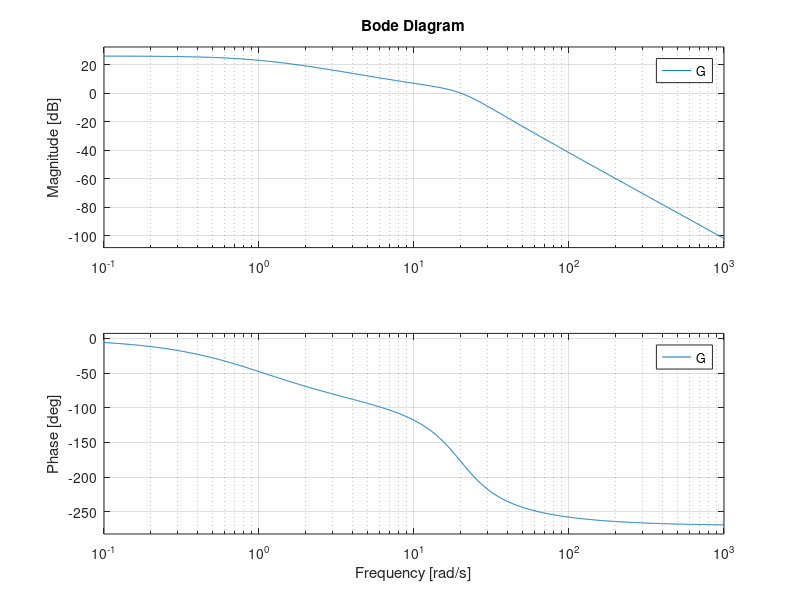
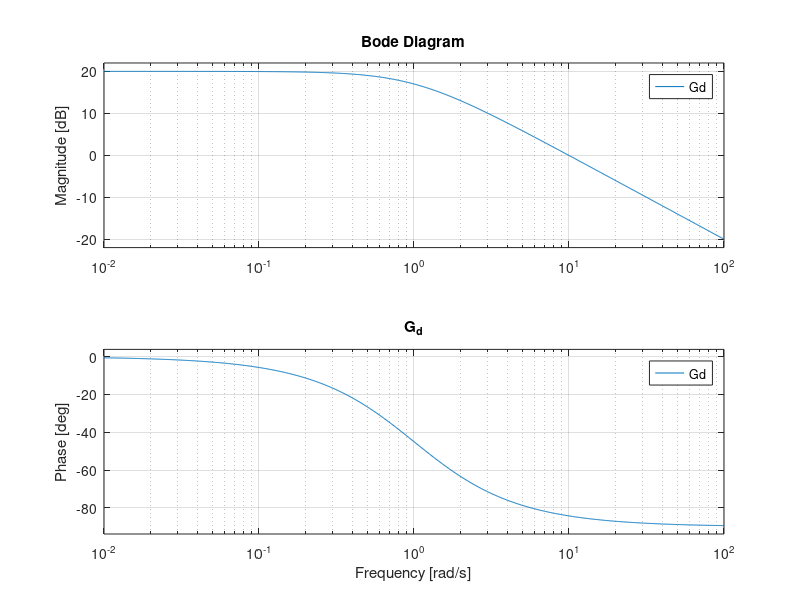
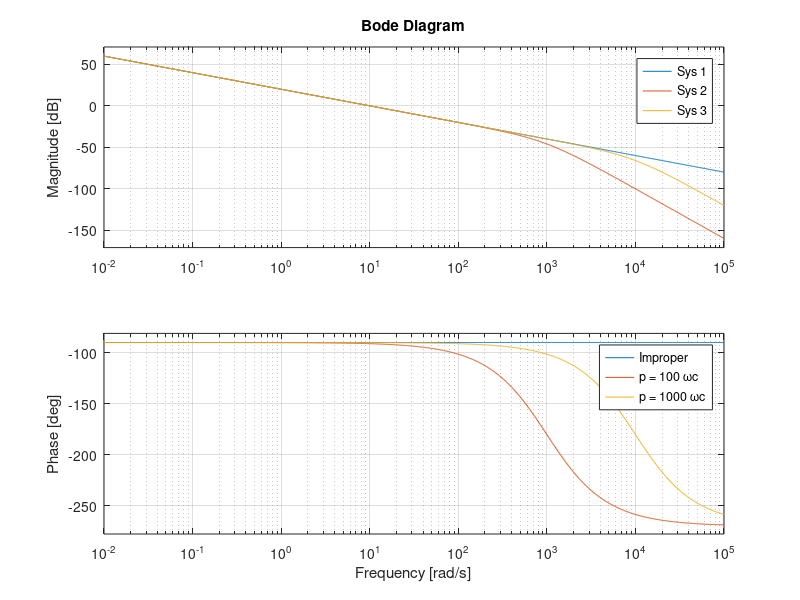

The MATLAB source for these figures, in order: (Note: this script raises an error after producing the figures.)
%% Task 4.2.1
% for which frew is control action needed? 
clear all
close all
s = tf('s');
G = 20/((s + 1)*((s/20)^2+s/20 + 1));
figure; bode(G); grid on 
Gd = 10/(s + 1);
figure;  bode(Gd); title('G_d'); grid on
wc = 9.95; % rad/s avlest fran bode av G

Fy = 1/G*wc/s;

p0 = 100*wc;
p1 = 1000*wc;

Fy0 = p0*p0*Fy/((s+p0)^2);
Fy1 = p1*p1*Fy/((s+p1)^2);


figure; bode(Fy*G,Fy0*G,Fy1*G); grid on; 
legend('Improper','p = 100 \omegac','p = 1000 \omegac'); 
lines = findobj(gcf,'Type','Line');
for i = 1:numel(lines)
  lines(i).LineWidth = 2.0;
end

figure(3); step(1/(1+Fy*G)*Gd, 1/(1+Fy0*G)*Gd,1/(1+Fy1*G)*Gd);
legend('Improper','p = 100 \omegac','p = 1000 \omegac'); 
lines = findobj(gcf,'Type','Line');
for i = 1:numel(lines)
  lines(i).LineWidth = 2.0;
end
%%
% we want abs(1/(1+Fy*G)*Gd) < 1
figure(4); 
bodemag( 1/(1+Fy0*G)*Gd,1/(1+Fy1*G)*Gd); legend('p = 100 \omegac','p = 1000 \omegac'); title('Closed loop < 1')
% we want |L|>|G_d| at frec in 0<wc
figure(5); 
bodemag(Fy0*G,Fy1*G,'r-.',Gd,'k.-.',[1,wc])
lines = findobj(gcf,'Type','Line');
for i = 1:numel(lines)
  lines(i).LineWidth = 2.0;
end
legend('L p = 100 \omegac','L p = 1000 \omegac', 'G_d'); title('abs(L) > abs(Gd) ');

%% 
wi = 6; % best performance! compared to 7 and 10 
figure(6); clf; hold on

% Fy = (s + wi)/s*1/G*Gd; %% which is improper so we add two poles
Fy2 = (s + wi)/s*1/G*Gd/((s+p1)^2)*p1^2;
subplot(2,1,1); hold on; step(1/(1+Fy2*G)*Gd);
subplot(2,1,2); hold on; bodemag(Fy2,inv(G)*Gd,[0.0001,10]);legend('Fy','1/G*Gd'); grid on;

lines = findobj(gcf,'Type','Line');
for i = 1:numel(lines)
  lines(i).LineWidth = 1.5;
end
figure(8); step(Fy2*G/(1+Fy*G))
%%  4.2.2 check r --> y 

figure(8); step(Fy2*G/(1+Fy*G))


%% q 4.2.3

% first add lead action to F_y to reduce overshoot
wi = 6; 
p1 = 100 * wc; 
Fy = (s + wi)/s*1/G*Gd;
Fy2 = Fy /((s+p1)^2)*p1^2;

% How do we tune these paramters!?
Beta = 0.5;
Tau_d =0.09;
K = 1.05;
lead = K * (Tau_d * s + 1) / ( Beta * Tau_d  * s +1); 

% check if Fy3 reduces overshoot: 
Fy3 = Fy2 * lead;
closed_2 = 1/(1+Fy2*G)*Fy2*G;
closed_3 = 1/(1+Fy3*G)*Fy3*G;
hold on
step(closed_2);
step(closed_3);
legend('without lead-link','with lead-link')
grid on 
hold off
stepinfo(closed_3)

% design Fr: 

Tau = 0; 
Fr = 1 / (1 + Tau * s); 
